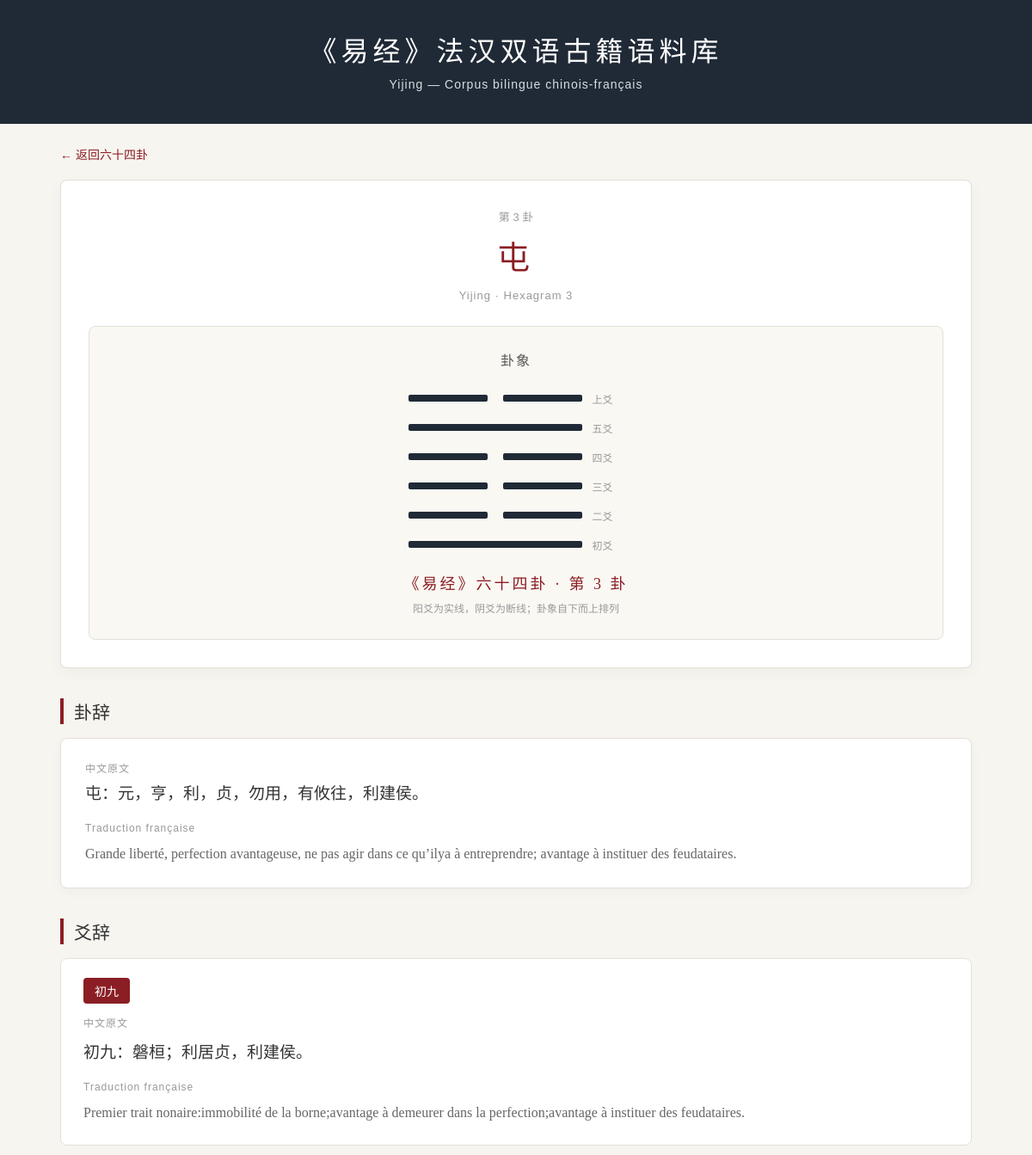
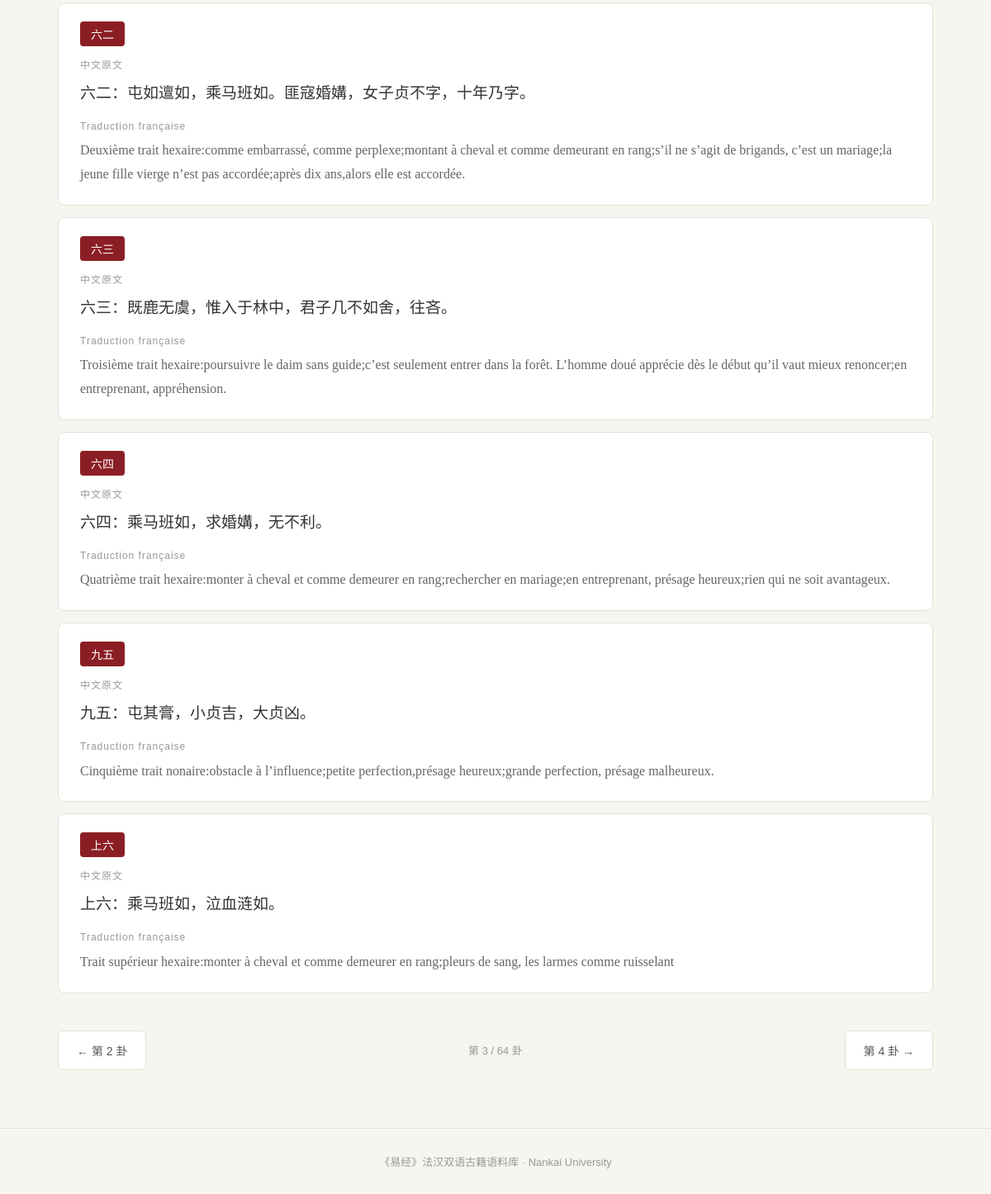
The app's page /hexagram/3 with its own data (2 pictures, top to bottom).
### tables this page shows
CREATE TABLE corpus (

    id INTEGER PRIMARY KEY,

    book TEXT NOT NULL,

    hexagram_no INTEGER NOT NULL,

    hexagram TEXT NOT NULL,

    type TEXT NOT NULL,

    position TEXT,

    chinese TEXT NOT NULL,

    french TEXT NOT NULL,

    keywords TEXT,

    annotation TEXT,

    data_check TEXT

);

### 古籍语料库/web/app.py (the view)
@app.route("/hexagram/<int:number>")
def hexagram(number):
    conn = get_db()
    sql = """
    SELECT
        id,
        hexagram_no,
        hexagram,
        type,
        position,
        chinese,
        french
    FROM corpus
    WHERE hexagram_no = ?
    ORDER BY id
    """
    results = conn.execute(
        sql,
        (number,)
    ).fetchall()
    conn.close()
    return render_template(
        "hexagram.html",
        number=number,
        results=results
    )

### 古籍语料库/web/app.py (called while the page is built)
def get_db():
    conn = sqlite3.connect(DB_PATH)
    conn.row_factory = sqlite3.Row
    return conn

### 古籍语料库/web/templates/hexagram.html (shortened to what this page needs)
<!DOCTYPE html>
<html lang="zh-CN">
<head>
</head>
<body>
<header>
    <h1>
        《易经》法汉双语古籍语料库
    </h1>
    <p>
        Yijing — Corpus bilingue chinois-français
    </p>
</header>
<div class="back-area">
    <a
        href="/"
        class="back-link"
    >
        ← 返回六十四卦
    </a>
</div>
<main>
{% if results %}
<section class="hexagram-header">
    <div class="hexagram-number">
        第 {{ number }} 卦
    </div>
    <h2 class="hexagram-name">
        {{ results[0]["hexagram"] }}
    </h2>
    <div class="hexagram-subtitle">
        Yijing · Hexagram {{ number }}
    </div>
    <div class="hexagram-visual">
        <div class="hexagram-visual-title">
            卦象
        </div>
        <div class="hexagram-lines">
            {% for yao in gua|reverse %}
            <div class="yao-line">
                {% if yao in ["阳", "陽"] %}
                    <div class="yang-line"></div>
                {% else %}
                    <div class="yin-line"></div>
                {% endif %}
                <div class="yao-label">
                    {% if loop.index == 1 %}
                        上爻
                    {% elif loop.index == 2 %}
                        五爻
                    {% elif loop.index == 3 %}
                        四爻
                    {% elif loop.index == 4 %}
                        三爻
                    {% elif loop.index == 5 %}
                        二爻
                    {% else %}
                        初爻
                    {% endif %}
                </div>
            </div>
            {% endfor %}
        </div>
        <div class="hexagram-symbol">
            {% if number == 1 %}
                ☰ ☰
            {% elif number == 2 %}
                ☷ ☷
            {% else %}
                《易经》六十四卦 · 第 {{ number }} 卦
            {% endif %}
        </div>
        <div class="hexagram-note">
            阳爻为实线，阴爻为断线；卦象自下而上排列
        </div>
    </div>
</section>
<h3 class="section-title">
    卦辞
</h3>
<section class="gua-ci">
    {% for row in results %}
        {% if row["type"] == "卦辞" %}
        <div class="entry">
            <span class="language-label">
                中文原文
            </span>
            <div class="chinese">
                {{ row["chinese"] }}
            </div>
            <div class="french">
                <span class="language-label">
                    Traduction française
                </span>
                {{ row["french"] }}
            </div>
        </div>
        {% endif %}
    {% endfor %}
</section>
<h3 class="section-title">
    爻辞
</h3>
<section class="yao-list">
    {% for row in results %}
        {% if row["type"] == "爻辞" %}
        <article class="yao-card">
            <div>
                <span class="yao-position">
                    {{ row["position"] }}
                </span>
            </div>
            <div class="chinese">
                <span class="language-label">
                    中文原文
                </span>
                {{ row["chinese"] }}
            </div>
            <div class="french">
                <span class="language-label">
                    Traduction française
                </span>
                {{ row["french"] }}
            </div>
        </article>
        {% endif %}
    {% endfor %}
</section>
<nav class="navigation">
    {% if number > 1 %}
    <a
        href="/hexagram/{{ number - 1 }}"
        class="nav-button"
    >
        ← 第 {{ number - 1 }} 卦
    </a>
    {% else %}
    <span></span>
    {% endif %}
    <div class="nav-center">
        第 {{ number }} / 64 卦
    </div>
    {% if number < 64 %}
    <a
        href="/hexagram/{{ number + 1 }}"
        class="nav-button"
    >
        第 {{ number + 1 }} 卦 →
    </a>
    {% else %}
    <span></span>
    {% endif %}
</nav>
{% endif %}
</main>
<footer>
    《易经》法汉双语古籍语料库 · Nankai University
</footer>
</body>
</html>

### 古籍语料库/web/templates/hexagram.html (style rules this page uses)
* { box-sizing: border-box; }
body { margin: 0; font-family: "Microsoft YaHei", "Noto Sans SC", Arial, sans-serif; background: #f7f5f0; color: #333; }
header { background: #202a36; color: white; padding: 34px 20px 38px; text-align: center; }
header h1 { margin: 0 0 10px; font-family: "SimSun", "STSong", serif; font-size: 32px; font-weight: 500; letter-spacing: 5px; }
header p { margin: 0; color: #d8dde3; font-size: 14px; letter-spacing: 1px; }
.back-area { max-width: 1100px; margin: 25px auto 0; padding: 0 20px; }
.back-link { color: #8b1e24; text-decoration: none; font-size: 14px; }
main { max-width: 1100px; margin: auto; padding: 20px 20px 70px; }
.hexagram-header { background: white; border: 1px solid #e4e0d8; border-radius: 8px; padding: 32px; margin-bottom: 28px; text-align: center; box-shadow: 0 5px 18px rgba(0, 0, 0, 0.04); }
.hexagram-number { color: #999; font-size: 13px; margin-bottom: 8px; }
.hexagram-name { margin: 0; font-family: "SimSun", "STSong", serif; font-size: 38px; font-weight: 500; color: #8b1e24; letter-spacing: 6px; }
.hexagram-subtitle { margin-top: 12px; color: #999; font-size: 13px; letter-spacing: 1px; }
.hexagram-visual { margin-top: 28px; padding: 26px 20px 28px; background: #faf8f3; border: 1px solid #e4e0d8; border-radius: 8px; }
.hexagram-visual-title { margin-bottom: 22px; font-family: "SimSun", "STSong", serif; font-size: 16px; color: #555; letter-spacing: 2px; }
.hexagram-lines { width: 250px; margin: 0 auto; display: flex; flex-direction: column; gap: 12px; }
.yao-line { display: flex; align-items: center; justify-content: center; height: 22px; }
.yang-line { width: 210px; height: 8px; background: #202a36; border-radius: 2px; }
.yin-line { width: 210px; height: 8px; display: flex; justify-content: space-between; }
.yin-line::before, .yin-line::after { content: ""; display: block; width: 92px; height: 8px; background: #202a36; border-radius: 2px; }
.yao-label { width: 38px; margin-left: 12px; color: #999; font-size: 12px; text-align: left; }
.hexagram-symbol { margin-top: 20px; font-family: "SimSun", "STSong", serif; font-size: 18px; color: #8b1e24; letter-spacing: 3px; }
.hexagram-note { margin-top: 8px; color: #999; font-size: 12px; }
.section-title { margin: 35px 0 16px; padding-left: 12px; border-left: 4px solid #8b1e24; font-family: "SimSun", "STSong", serif; font-size: 21px; font-weight: 500; }
.gua-ci { background: white; border: 1px solid #e4e0d8; border-radius: 8px; padding: 25px 28px; box-shadow: 0 4px 15px rgba(0, 0, 0, 0.03); }
.yao-list { display: flex; flex-direction: column; gap: 14px; }
.yao-card { background: white; border: 1px solid #e4e0d8; border-radius: 8px; padding: 22px 26px; transition: box-shadow 0.2s, transform 0.2s, border-color 0.2s; }
.entry { padding: 20px 0; border-bottom: 1px solid #eeeae3; }
.entry:first-child { padding-top: 0; }
.entry:last-child { border-bottom: none; padding-bottom: 0; }
.yao-position { display: inline-block; min-width: 54px; text-align: center; padding: 5px 9px; margin-bottom: 12px; background: #8b1e24; color: white; border-radius: 4px; font-family: "SimSun", "STSong", serif; font-size: 14px; }
.chinese { font-family: "SimSun", "STSong", serif; font-size: 19px; line-height: 1.9; color: #333; margin-bottom: 12px; }
.french { font-family: Georgia, "Times New Roman", serif; font-size: 16px; line-height: 1.8; color: #666; }
.language-label { display: block; font-family: "Microsoft YaHei", Arial, sans-serif; font-size: 12px; color: #999; margin-bottom: 4px; letter-spacing: 1px; }
.navigation { display: flex; justify-content: space-between; align-items: center; margin-top: 45px; gap: 20px; }
.nav-button { display: block; padding: 13px 22px; background: white; border: 1px solid #e4e0d8; border-radius: 6px; color: #555; text-decoration: none; font-size: 14px; transition: background 0.2s, color 0.2s, border-color 0.2s; }
.nav-center { color: #999; font-size: 13px; text-align: center; }
footer { text-align: center; padding: 30px 20px; color: #999; font-size: 13px; border-top: 1px solid #e5e1d9; }

### records on screen
corpus: hexagram "屯", type "卦辞" (drawn), chinese "屯：元，亨，利，贞，勿用，有攸往，利建侯。", french "Grande liberté, perfection avantageuse, ne pas agir dans ce qu’ilya à entreprendre; avantage à instituer des feudataires."
corpus: position "初九", chinese "初九：磐桓；利居贞，利建侯。", french "Premier trait nonaire:immobilité de la borne;avantage à demeurer dans la perfection;avantage à instituer des feudataires."
corpus: position "六二", chinese "六二：屯如邅如，乘马班如。匪寇婚媾，女子贞不字，十年乃字。", french "Deuxième trait hexaire:comme embarrassé, comme perplexe;montant à cheval et comme demeurant en rang;s’il ne s’agit de brigands, c’est un mariage;la jeune fille vierge n’est pas accordée;après dix ans,alors elle est accordée."
corpus: position "六三", chinese "六三：既鹿无虞，惟入于林中，君子几不如舍，往吝。", french "Troisième trait hexaire:poursuivre le daim sans guide;c’est seulement entrer dans la forêt. L’homme doué apprécie dès le début qu’il vaut mieux renoncer;en entreprenant, appréhension."
corpus: position "六四", chinese "六四：乘马班如，求婚媾，无不利。", french "Quatrième trait hexaire:monter à cheval et comme demeurer en rang;rechercher en mariage;en entreprenant, présage heureux;rien qui ne soit avantageux."
corpus: position "九五", chinese "九五：屯其膏，小贞吉，大贞凶。", french "Cinquième trait nonaire:obstacle à l’influence;petite perfection,présage heureux;grande perfection, présage malheureux."
corpus: position "上六", chinese "上六：乘马班如，泣血涟如。", french "Trait supérieur hexaire:monter à cheval et comme demeurer en rang;pleurs de sang, les larmes comme ruisselant"

### other values on screen
{{ number }} "3"
{{ number - 1 }} "2"
{{ number + 1 }} "4"
